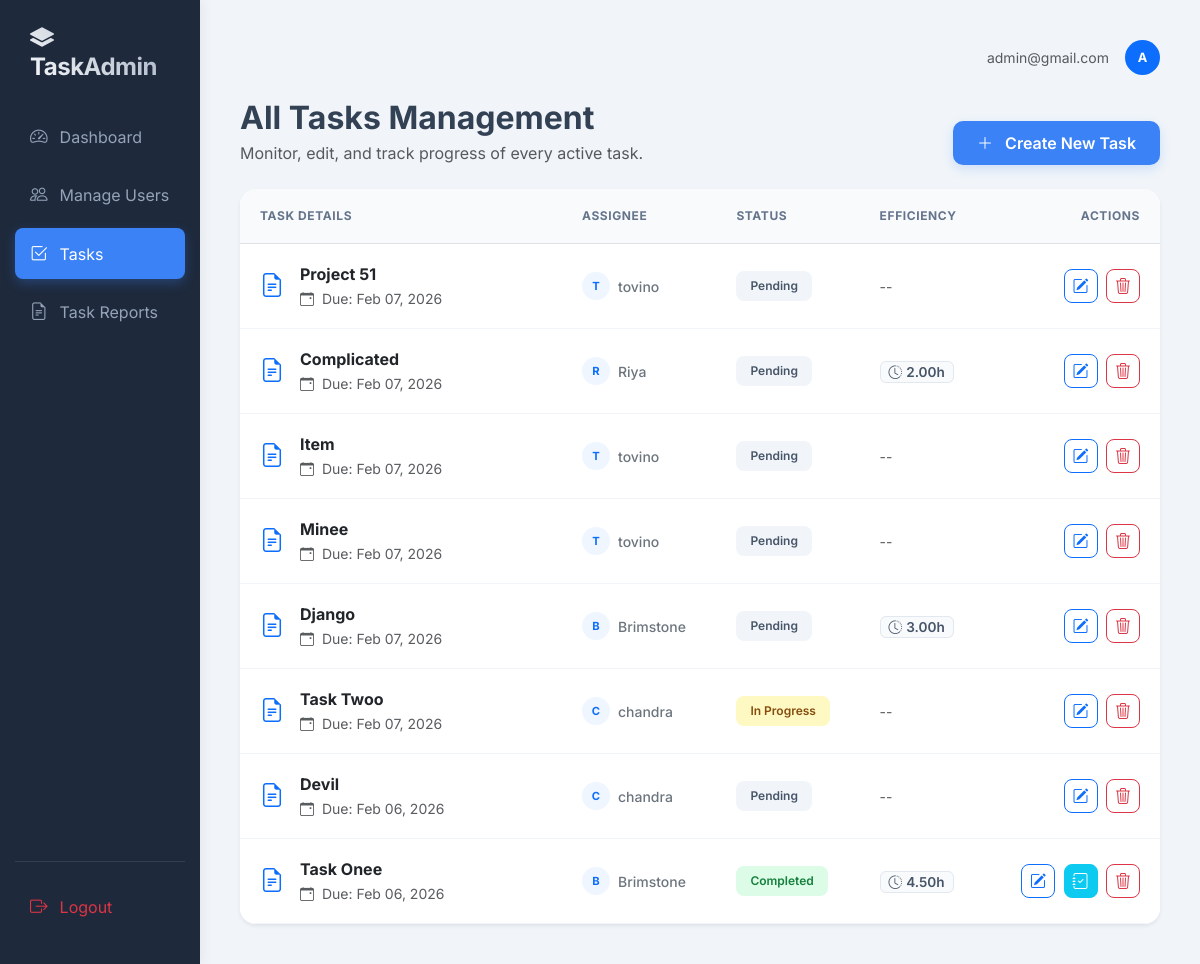
The page /manage-tasks/ (signed in) on the database its author committed.
### tasks/models.py (models this page shows, shortened)
class User(AbstractUser):
    ROLE_SUPERADMIN = 'superadmin'
    ROLE_ADMIN = 'admin'
    ROLE_USER = 'user'
    ROLE_CHOICES = [
        (ROLE_SUPERADMIN, 'SuperAdmin'),
        (ROLE_ADMIN, 'Admin'),
        (ROLE_USER, 'User'),
    ]
    role = models.CharField(max_length=20, choices=ROLE_CHOICES, default=ROLE_USER)
    manager = models.ForeignKey(
        'self',
        on_delete=models.SET_NULL,
        null=True, blank=True,
        limit_choices_to={'role': ROLE_ADMIN},
        related_name='managed_users'
    )
    def is_superadmin(self):
        return self.role == self.ROLE_SUPERADMIN

class Task(models.Model):
    STATUS_PENDING = 'pending'
    STATUS_IN_PROGRESS = 'in_progress'
    STATUS_COMPLETED = 'completed'
    STATUS_CHOICES = [
        (STATUS_PENDING, 'Pending'),
        (STATUS_IN_PROGRESS, 'In Progress'),
        (STATUS_COMPLETED, 'Completed'),
    ]
    title = models.CharField(max_length=255)
    description = models.TextField(blank=True)
    assigned_to = models.ForeignKey('tasks.User', on_delete=models.CASCADE, related_name='tasks')
    due_date = models.DateField(null=True, blank=True)
    status = models.CharField(max_length=30, choices=STATUS_CHOICES, default=STATUS_PENDING)
    completion_report = models.TextField(blank=True, null=True)
    worked_hours = models.DecimalField(max_digits=6, decimal_places=2, null=True, blank=True)
    created_at = models.DateTimeField(default=timezone.now)

### tasks/web_views.py (the view)
# urls.py: path('manage-tasks/', web_views.manage_tasks, name='manage_tasks'),
@login_required
def manage_tasks(request):
    if request.user.is_superadmin():
        tasks = Task.objects.all().order_by('-created_at')
    elif request.user.role == 'admin':
        tasks = Task.objects.filter(assigned_to__manager=request.user).order_by('-created_at')
    else:
        tasks = Task.objects.filter(assigned_to=request.user).order_by('-created_at')
    return render(request, 'admin/manage_tasks.html', {'tasks': tasks})

### tasks/templates/admin/manage_tasks.html (shortened to what this page needs)
{% extends 'base.html' %}
{% block content %}
<div class="d-flex justify-content-between align-items-end mb-4">
    <div>
        <h2 class="fw-bold mb-1">
            {% if request.user.role == 'user' %}My Tasks{% else %}All Tasks Management{% endif %}
        </h2>
        <p class="text-muted mb-0">
            {% if request.user.role == 'user' %}View your assigned work and submit progress reports.{% else %}Monitor, edit, and track progress of every active task.{% endif %}
        </p>
    </div>
    {% if request.user.role != 'user' %}
    <a href="{% url 'task_create' %}" class="btn btn-primary btn-create-task">
        <i class="bi bi-plus-lg me-2"></i> Create New Task
    </a>
    {% endif %}
</div>
<div class="card task-management-card shadow-sm">
    <div class="table-responsive">
        <table class="table table-hover task-table mb-0">
            <thead>
                <tr>
                    <th style="width: 35%;">Task Details</th>
                    <th>Assignee</th>
                    <th>Status</th>
                    <th>Efficiency</th>
                    <th class="text-end">Actions</th>
                </tr>
            </thead>
            <tbody>
                {% for task in tasks %}
                <tr>
                    <td>
                        <div class="d-flex align-items-center">
                            <div class="me-3 text-primary">
                                <i class="bi bi-file-earmark-text fs-4"></i>
                            </div>
                            <div>
                                <span class="fw-bold d-block text-dark">{{ task.title }}</span>
                                <small class="text-muted">
                                    <i class="bi bi-calendar-event me-1"></i> Due: {{ task.due_date|date:"M d, Y"|default:"No date" }}
                                </small>
                            </div>
                        </div>
                    </td>
                    <td>
                        <div class="d-flex align-items-center">
                            <div class="rounded-circle bg-soft-blue text-primary d-flex align-items-center justify-content-center me-2 fw-bold" style="width: 28px; height: 28px; font-size: 0.7rem; background: #eff6ff;">
                                {{ task.assigned_to.username|slice:":1"|upper }}
                            </div>
                            <span class="text-secondary small fw-medium">{{ task.assigned_to.username }}</span>
                        </div>
                    </td>
                    <td>
                        {% if task.status == 'completed' %}
                            <span class="badge-soft badge-completed">Completed</span>
                        {% elif task.status == 'in_progress' %}
                            <span class="badge-soft badge-progress">In Progress</span>
                        {% else %}
                            <span class="badge-soft badge-pending">Pending</span>
                        {% endif %}
                    </td>
                    <td>
                        {% if task.worked_hours %}
                            <span class="hours-tag"><i class="bi bi-clock-history me-1"></i>{{ task.worked_hours }}h</span>
                        {% else %}
                            <span class="text-muted small">--</span>
                        {% endif %}
                    </td>
                    <td class="text-end">
                        <div class="btn-action-group">
                            <a href="{% url 'task_update' task.pk %}"
                               class="btn {% if request.user.role == 'user' %}btn-success{% else %}btn-outline-primary{% endif %}"
                               title="{% if request.user.role == 'user' %}Submit Report{% else %}Edit Task{% endif %}">
                                <i class="bi {% if request.user.role == 'user' %}bi-clipboard-check{% else %}bi-pencil-square{% endif %}"></i>
                            </a>
                           {% if task.status == 'completed' and request.user.role != 'user' %}
    <a href="{% url 'task_detail' task.pk %}" class="btn btn-info text-white" title="View Report">
        <i class="bi bi-journal-check"></i>
    </a>
{% endif %}
                            {% if request.user.role != 'user' %}
                            <a href="{% url 'task_delete' task.pk %}" class="btn btn-outline-danger" title="Delete Task" onclick="return confirm('Are you sure you want to delete this task?')">
                                <i class="bi bi-trash3"></i>
                            </a>
                            {% endif %}
                        </div>
                    </td>
                </tr>
                {% endfor %}
            </tbody>
        </table>
    </div>
</div>
{% endblock %}

### tasks/templates/base.html (shortened to what this page needs)
<!DOCTYPE html>
<html lang="en">
<head>
    <link rel="stylesheet" href="https://cdn.jsdelivr.net/npm/bootstrap@5.3.0/dist/css/bootstrap.min.css">
    <link rel="stylesheet" href="https://cdn.jsdelivr.net/npm/bootstrap-icons@1.11.0/font/bootstrap-icons.css">
</head>
<body>
    <div class="container-fluid">
        <div class="row">
            <nav class="col-md-3 col-lg-2 sidebar d-flex flex-column">
                <h4><i class="bi bi-layers-fill me-2"></i>TaskAdmin</h4>
                <div class="nav-links">
    <a href="{% url 'dashboard' %}"
       class="{% if request.resolver_match.url_name == 'dashboard' %}active{% endif %}">
        <i class="bi bi-speedometer2"></i> Dashboard
    </a>
   {% if request.user.is_superadmin %}
    <a href="{% url 'manage_users' %}"
       class="{% if request.resolver_match.url_name == 'manage_users' or 'user' in request.resolver_match.url_name %}active{% endif %}">
        <i class="bi bi-people"></i> Manage Users
    </a>
{% endif %}
<a href="{% url 'manage_tasks' %}"
   class="{% if request.resolver_match.url_name == 'manage_tasks' %}active{% endif %}">
    <i class="bi bi-check2-square"></i> Tasks
</a>
{% if request.user.role == 'superadmin' or request.user.role == 'admin' %}
    <a href="{% url 'task_reports' %}"
       class="{% if request.resolver_match.url_name == 'task_reports' %}active{% endif %}">
        <i class="bi bi-file-earmark-text"></i> Task Reports
    </a>
{% endif %}
</div>
                <div class="logout-btn mt-auto">
                    <a href="{% url 'logout' %}" class="text-danger">
                        <i class="bi bi-box-arrow-right"></i> Logout
                    </a>
                </div>
            </nav>
            <main class="col-md-9 col-lg-10 content">
                <header class="d-flex justify-content-end align-items-center mb-4">
                    <div class="user-profile d-flex align-items-center">
                        <span class="me-3 text-muted small">{{ request.user.email }}</span>
                        <div class="rounded-circle bg-primary text-white d-flex align-items-center justify-content-center fw-bold" style="width: 35px; height: 35px; font-size: 0.8rem;">
                            {{ request.user.username|slice:":1"|upper }}
                        </div>
                    </div>
                </header>
                {% block content %}{% endblock %}
            </main>
        </div>
    </div>
</body>
</html>

### tasks/templates/base.html (style rules this page uses)
:root { --sidebar-bg: #1e293b; --accent-color: #3b82f6; --text-muted: #94a3b8; --body-bg: #f1f5f9; }
body { font-family: 'Inter', sans-serif; background-color: var(--body-bg); color: #334155; }
.sidebar { min-height: 100vh; background: var(--sidebar-bg); color: white; padding: 24px 15px; box-shadow: 4px 0 10px rgba(0,0,0,0.05); transition: all 0.3s; }
.sidebar h4 { font-weight: 700; letter-spacing: -0.5px; padding-left: 15px; margin-bottom: 30px; background: linear-gradient(45deg, #fff, #94a3b8); -webkit-background-clip: text; -webkit-text-fill-color: transparent; }
.sidebar a { color: var(--text-muted); text-decoration: none; display: flex; align-items: center; padding: 12px 15px; margin-bottom: 8px; border-radius: 8px; transition: all 0.2s ease-in-out; }
.sidebar a i { margin-right: 12px; font-size: 1.1rem; }
.sidebar a.active { background: var(--accent-color); color: white; box-shadow: 0 4px 12px rgba(59, 130, 246, 0.3); }
.content { padding: 40px; }
.card { border: none; border-radius: 12px; box-shadow: 0 10px 15px -3px rgba(0, 0, 0, 0.1); background: white; }
.logout-btn { margin-top: auto; border-top: 1px solid rgba(255,255,255,0.1); padding-top: 20px; }

### tasks/templates/admin/manage_tasks.html (style rules this page uses)
.task-management-card { border-radius: 16px; border: none; overflow: hidden; }
.task-table thead th { background-color: #f8fafc; text-transform: uppercase; font-size: 0.75rem; letter-spacing: 0.05em; font-weight: 700; color: #64748b; border-top: none; padding: 18px 20px; }
.task-table tbody td { padding: 18px 20px; vertical-align: middle; color: #334155; border-bottom: 1px solid #f1f5f9; }
.badge-soft { padding: 6px 14px; border-radius: 8px; font-weight: 600; font-size: 0.75rem; display: inline-block; }
.badge-completed { background: #dcfce7; color: #15803d; }
.badge-progress { background: #fef9c3; color: #854d0e; }
.badge-pending { background: #f1f5f9; color: #475569; }
.btn-action-group .btn { width: 34px; height: 34px; padding: 0; display: inline-flex; align-items: center; justify-content: center; border-radius: 8px; margin-left: 4px; transition: all 0.2s; }
.hours-tag { background: #f8fafc; border: 1px solid #e2e8f0; padding: 2px 8px; border-radius: 6px; font-weight: 600; font-size: 0.85rem; color: #475569; }
.btn-create-task { background: #3b82f6; border: none; padding: 10px 24px; border-radius: 10px; font-weight: 600; box-shadow: 0 4px 12px rgba(59, 130, 246, 0.2); }

### rows shown on the page
User: user.email "admin@gmail.com", user.username "A"
Task: title "Project 51", due_date "Feb 07, 2026", assigned_to.username "T", assigned_to.username "tovino", status "Pending"
Task: title "Complicated", due_date "Feb 07, 2026", assigned_to.username "R", assigned_to.username "Riya", status "Pending", worked_hours "2.00"
Task: title "Item", due_date "Feb 07, 2026", assigned_to.username "T", assigned_to.username "tovino", status "Pending"
Task: title "Minee", due_date "Feb 07, 2026", assigned_to.username "T", assigned_to.username "tovino", status "Pending"
Task: title "Django", due_date "Feb 07, 2026", assigned_to.username "B", assigned_to.username "Brimstone", status "Pending", worked_hours "3.00"
Task: title "Task Twoo", due_date "Feb 07, 2026", assigned_to.username "C", assigned_to.username "chandra", status "In Progress"
Task: title "Devil", due_date "Feb 06, 2026", assigned_to.username "C", assigned_to.username "chandra", status "Pending"
Task: title "Task Onee", due_date "Feb 06, 2026", assigned_to.username "B", assigned_to.username "Brimstone", status "Completed", worked_hours "4.50"
